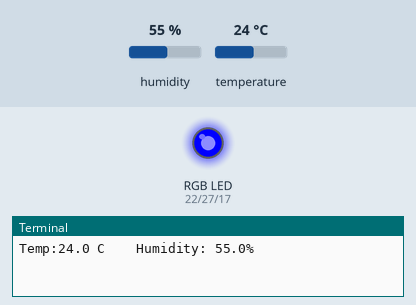
Bench run of a program on a simulated Raspberry Pi (BCM pin numbers). Parts: an RGB LED mixed from three pins (HIGH = lit), the last lines printed to the terminal. The test bench sets the inputs (shaded band); at power-on: temperature 24 °C, humidity 55 %.

Above: at 1.2 s.
1.3 s: temperature set to 20.6 °C
4.3 s: temperature set to 19.6 °C
At 5.4 s:
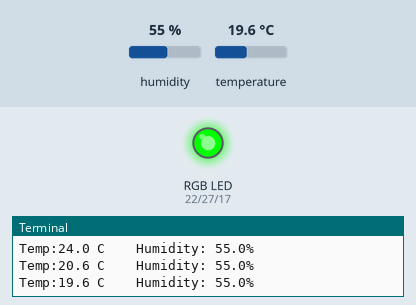
7.3 s: temperature set to 33 °C
At 10.2 s:
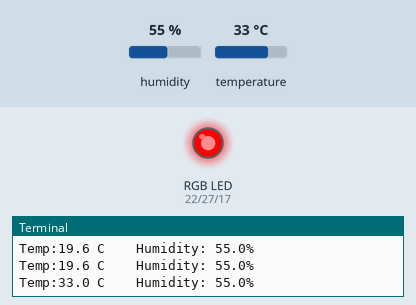
10.7 s: temperature set to 30.7 °C
13.7 s: temperature set to 29.6 °C
At 17.2 s:
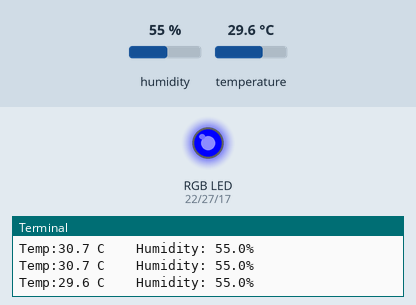
17.5 s: temperature set to 12 °C
At 18.6 s:
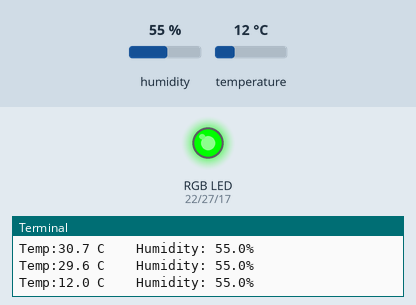
Timing chart, 0 to 20.5 s (numbered marks = the images above; inputs shaded):
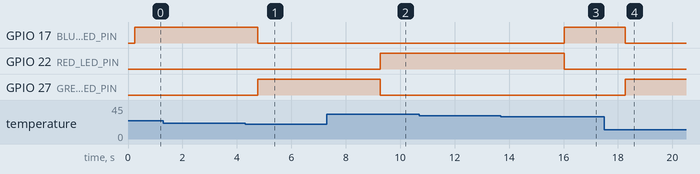

Measured:
- the behaviour switches between 20.1 and 20 °C on temperature (found by bisection; images 0 and 1)
- the behaviour switches between 30 and 29.9 °C on temperature (found by bisection; images 2 and 3)
- after the input at 4.3 s, GPIO 17 (BLUE_LED_PIN): HIGH → LOW after 0.46 s; GPIO 27 (GREEN_LED_PIN): LOW → HIGH after 0.46 s
- after the input at 7.3 s, GPIO 22 (RED_LED_PIN): LOW → HIGH after 2.0 s; GPIO 27 (GREEN_LED_PIN): HIGH → LOW after 2.0 s
- after the input at 13.7 s, GPIO 17 (BLUE_LED_PIN): LOW → HIGH after 2.3 s; GPIO 22 (RED_LED_PIN): HIGH → LOW after 2.3 s
- after the input at 17.5 s, GPIO 17 (BLUE_LED_PIN): HIGH → LOW after 0.77 s; GPIO 27 (GREEN_LED_PIN): LOW → HIGH after 0.77 s

The program:

DHT22_RGB_LED.py
```python
import time
import adafruit_dht
import board
import RPi.GPIO as GPIO

# Setup GPIO
GPIO.setmode(GPIO.BCM)

# Define the GPIO pins for the LEDs
RED_LED_PIN = 22
GREEN_LED_PIN = 27
BLUE_LED_PIN = 17

# Setup the GPIO pins as outputs
GPIO.setup(RED_LED_PIN, GPIO.OUT)
GPIO.setup(GREEN_LED_PIN, GPIO.OUT)
GPIO.setup(BLUE_LED_PIN, GPIO.OUT)

# Initialize the DHT22 device
dht_device = adafruit_dht.DHT22(board.D24)

def update_leds(temperature):
    # Turn off all LEDs initially
    GPIO.output(RED_LED_PIN, GPIO.LOW)
    GPIO.output(GREEN_LED_PIN, GPIO.LOW)
    GPIO.output(BLUE_LED_PIN, GPIO.LOW)

    # Turn on the appropriate LED based on temperature
    if temperature >= 30:
        GPIO.output(RED_LED_PIN, GPIO.HIGH)
    elif 20 >= temperature <= 30:
        GPIO.output(GREEN_LED_PIN, GPIO.HIGH)
    else:
        GPIO.output(BLUE_LED_PIN, GPIO.HIGH)

while True:
    try:
        # Read temperature and humidity
        temperature_c = dht_device.temperature
        humidity = dht_device.humidity

        # Print the values to the console
        print("Temp:{:.1f} C    Humidity: {}%".format(temperature_c, humidity))

        # Update the LEDs based on temperature
        update_leds(temperature_c)

    except RuntimeError as err:
        # Handle errors
        print(err.args[0])
        GPIO.output(RED_LED_PIN, GPIO.LOW)
        GPIO.output(GREEN_LED_PIN, GPIO.LOW)
        GPIO.output(BLUE_LED_PIN, GPIO.LOW)


    # Wait before taking another reading
    time.sleep(2.0)
```
